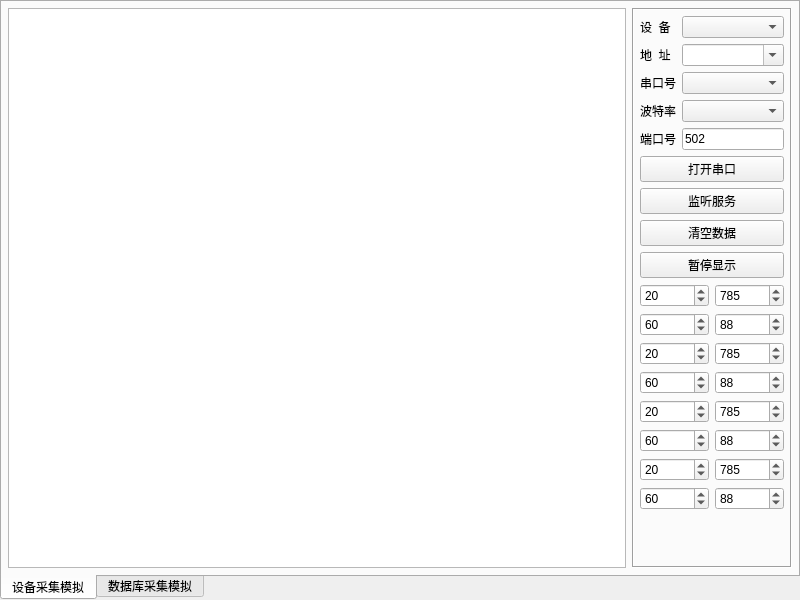
<?xml version="1.0" encoding="UTF-8"?>
<ui version="4.0">
 <class>frmTool</class>
 <widget class="QWidget" name="frmTool">
  <property name="geometry">
   <rect>
    <x>0</x>
    <y>0</y>
    <width>800</width>
    <height>600</height>
   </rect>
  </property>
  <property name="windowTitle">
   <string>Form</string>
  </property>
  <layout class="QVBoxLayout" name="verticalLayout">
   <property name="leftMargin">
    <number>0</number>
   </property>
   <property name="topMargin">
    <number>0</number>
   </property>
   <property name="rightMargin">
    <number>0</number>
   </property>
   <property name="bottomMargin">
    <number>0</number>
   </property>
   <item>
    <widget class="QTabWidget" name="tabWidget">
     <property name="tabPosition">
      <enum>QTabWidget::South</enum>
     </property>
     <property name="currentIndex">
      <number>0</number>
     </property>
     <widget class="QWidget" name="tab1">
      <attribute name="title">
       <string>设备采集模拟</string>
      </attribute>
      <layout class="QHBoxLayout" name="horizontalLayout">
       <property name="leftMargin">
        <number>6</number>
       </property>
       <property name="topMargin">
        <number>6</number>
       </property>
       <property name="rightMargin">
        <number>6</number>
       </property>
       <property name="bottomMargin">
        <number>6</number>
       </property>
       <item>
        <widget class="QTextEdit" name="txtMain">
         <property name="readOnly">
          <bool>true</bool>
         </property>
        </widget>
       </item>
       <item>
        <widget class="QFrame" name="frameDevice">
         <property name="minimumSize">
          <size>
           <width>160</width>
           <height>0</height>
          </size>
         </property>
         <property name="maximumSize">
          <size>
           <width>160</width>
           <height>16777215</height>
          </size>
         </property>
         <property name="frameShape">
          <enum>QFrame::Box</enum>
         </property>
         <property name="frameShadow">
          <enum>QFrame::Sunken</enum>
         </property>
         <layout class="QGridLayout" name="gridLayout_2">
          <property name="leftMargin">
           <number>6</number>
          </property>
          <property name="topMargin">
           <number>6</number>
          </property>
          <property name="rightMargin">
           <number>6</number>
          </property>
          <property name="bottomMargin">
           <number>6</number>
          </property>
          <item row="0" column="0" colspan="2">
           <layout class="QGridLayout" name="gridLayout">
            <item row="2" column="1">
             <widget class="QComboBox" name="cboxPortName">
              <property name="sizePolicy">
               <sizepolicy hsizetype="Expanding" vsizetype="Fixed">
                <horstretch>0</horstretch>
                <verstretch>0</verstretch>
               </sizepolicy>
              </property>
             </widget>
            </item>
            <item row="0" column="0">
             <widget class="QLabel" name="labDeviceType">
              <property name="text">
               <string>设  备</string>
              </property>
             </widget>
            </item>
            <item row="1" column="0">
             <widget class="QLabel" name="labDeviceAddr">
              <property name="text">
               <string>地  址</string>
              </property>
             </widget>
            </item>
            <item row="3" column="1">
             <widget class="QComboBox" name="cboxBaudRate"/>
            </item>
            <item row="2" column="0">
             <widget class="QLabel" name="labPortName">
              <property name="text">
               <string>串口号</string>
              </property>
             </widget>
            </item>
            <item row="3" column="0">
             <widget class="QLabel" name="labBaudRate">
              <property name="text">
               <string>波特率</string>
              </property>
             </widget>
            </item>
            <item row="1" column="1">
             <widget class="QComboBox" name="cboxDeviceAddr">
              <property name="editable">
               <bool>true</bool>
              </property>
             </widget>
            </item>
            <item row="4" column="0">
             <widget class="QLabel" name="labListenPort">
              <property name="text">
               <string>端口号</string>
              </property>
             </widget>
            </item>
            <item row="4" column="1">
             <widget class="QLineEdit" name="txtListenPort">
              <property name="text">
               <string>502</string>
              </property>
             </widget>
            </item>
            <item row="0" column="1">
             <widget class="QComboBox" name="cboxDeviceType"/>
            </item>
           </layout>
          </item>
          <item row="1" column="0" colspan="2">
           <widget class="QPushButton" name="btnOpen">
            <property name="text">
             <string>打开串口</string>
            </property>
           </widget>
          </item>
          <item row="2" column="0" colspan="2">
           <widget class="QPushButton" name="btnListen">
            <property name="text">
             <string>监听服务</string>
            </property>
           </widget>
          </item>
          <item row="3" column="0" colspan="2">
           <widget class="QPushButton" name="btnClearData">
            <property name="text">
             <string>清空数据</string>
            </property>
           </widget>
          </item>
          <item row="4" column="0" colspan="2">
           <widget class="QPushButton" name="btnShowData">
            <property name="text">
             <string>暂停显示</string>
            </property>
           </widget>
          </item>
          <item row="5" column="0">
           <widget class="QSpinBox" name="spinBox1_1">
            <property name="maximum">
             <number>1000</number>
            </property>
            <property name="value">
             <number>20</number>
            </property>
           </widget>
          </item>
          <item row="5" column="1">
           <widget class="QSpinBox" name="spinBox1_2">
            <property name="maximum">
             <number>1000</number>
            </property>
            <property name="value">
             <number>785</number>
            </property>
           </widget>
          </item>
          <item row="6" column="0">
           <widget class="QSpinBox" name="spinBox1_3">
            <property name="maximum">
             <number>1000</number>
            </property>
            <property name="value">
             <number>60</number>
            </property>
           </widget>
          </item>
          <item row="6" column="1">
           <widget class="QSpinBox" name="spinBox1_4">
            <property name="maximum">
             <number>1000</number>
            </property>
            <property name="value">
             <number>88</number>
            </property>
           </widget>
          </item>
          <item row="7" column="0">
           <widget class="QSpinBox" name="spinBox1_5">
            <property name="maximum">
             <number>1000</number>
            </property>
            <property name="value">
             <number>20</number>
            </property>
           </widget>
          </item>
          <item row="7" column="1">
           <widget class="QSpinBox" name="spinBox1_6">
            <property name="maximum">
             <number>1000</number>
            </property>
            <property name="value">
             <number>785</number>
            </property>
           </widget>
          </item>
          <item row="8" column="0">
           <widget class="QSpinBox" name="spinBox1_7">
            <property name="maximum">
             <number>1000</number>
            </property>
            <property name="value">
             <number>60</number>
            </property>
           </widget>
          </item>
          <item row="8" column="1">
           <widget class="QSpinBox" name="spinBox1_8">
            <property name="maximum">
             <number>1000</number>
            </property>
            <property name="value">
             <number>88</number>
            </property>
           </widget>
          </item>
          <item row="9" column="0">
           <widget class="QSpinBox" name="spinBox1_9">
            <property name="maximum">
             <number>1000</number>
            </property>
            <property name="value">
             <number>20</number>
            </property>
           </widget>
          </item>
          <item row="9" column="1">
           <widget class="QSpinBox" name="spinBox1_10">
            <property name="maximum">
             <number>1000</number>
            </property>
            <property name="value">
             <number>785</number>
            </property>
           </widget>
          </item>
          <item row="10" column="0">
           <widget class="QSpinBox" name="spinBox1_11">
            <property name="maximum">
             <number>1000</number>
            </property>
            <property name="value">
             <number>60</number>
            </property>
           </widget>
          </item>
          <item row="10" column="1">
           <widget class="QSpinBox" name="spinBox1_12">
            <property name="maximum">
             <number>1000</number>
            </property>
            <property name="value">
             <number>88</number>
            </property>
           </widget>
          </item>
          <item row="11" column="0">
           <widget class="QSpinBox" name="spinBox1_13">
            <property name="maximum">
             <number>1000</number>
            </property>
            <property name="value">
             <number>20</number>
            </property>
           </widget>
          </item>
          <item row="11" column="1">
           <widget class="QSpinBox" name="spinBox1_14">
            <property name="maximum">
             <number>1000</number>
            </property>
            <property name="value">
             <number>785</number>
            </property>
           </widget>
          </item>
          <item row="12" column="0">
           <widget class="QSpinBox" name="spinBox1_15">
            <property name="maximum">
             <number>1000</number>
            </property>
            <property name="value">
             <number>60</number>
            </property>
           </widget>
          </item>
          <item row="12" column="1">
           <widget class="QSpinBox" name="spinBox1_16">
            <property name="maximum">
             <number>1000</number>
            </property>
            <property name="value">
             <number>88</number>
            </property>
           </widget>
          </item>
          <item row="13" column="0" colspan="2">
           <spacer name="verticalSpacer">
            <property name="orientation">
             <enum>Qt::Vertical</enum>
            </property>
            <property name="sizeHint" stdset="0">
             <size>
              <width>20</width>
              <height>40</height>
             </size>
            </property>
           </spacer>
          </item>
         </layout>
        </widget>
       </item>
      </layout>
     </widget>
     <widget class="QWidget" name="tab2">
      <attribute name="title">
       <string>数据库采集模拟</string>
      </attribute>
      <layout class="QHBoxLayout" name="horizontalLayout_2">
       <property name="leftMargin">
        <number>6</number>
       </property>
       <property name="topMargin">
        <number>6</number>
       </property>
       <property name="rightMargin">
        <number>6</number>
       </property>
       <property name="bottomMargin">
        <number>6</number>
       </property>
       <item>
        <widget class="QTableView" name="tableView"/>
       </item>
       <item>
        <widget class="QFrame" name="frameDb">
         <property name="minimumSize">
          <size>
           <width>160</width>
           <height>0</height>
          </size>
         </property>
         <property name="maximumSize">
          <size>
           <width>160</width>
           <height>16777215</height>
          </size>
         </property>
         <property name="frameShape">
          <enum>QFrame::Box</enum>
         </property>
         <property name="frameShadow">
          <enum>QFrame::Sunken</enum>
         </property>
         <layout class="QVBoxLayout" name="verticalLayout_2">
          <property name="leftMargin">
           <number>6</number>
          </property>
          <property name="topMargin">
           <number>6</number>
          </property>
          <property name="rightMargin">
           <number>6</number>
          </property>
          <property name="bottomMargin">
           <number>6</number>
          </property>
          <item>
           <widget class="QPushButton" name="btnAdd">
            <property name="text">
             <string>添加</string>
            </property>
            <property name="icon">
             <iconset resource="../../other/main.qrc">
              <normaloff>:/image/btn_add.png</normaloff>:/image/btn_add.png</iconset>
            </property>
           </widget>
          </item>
          <item>
           <widget class="QPushButton" name="btnSave">
            <property name="text">
             <string>保存</string>
            </property>
            <property name="icon">
             <iconset resource="../../other/main.qrc">
              <normaloff>:/image/btn_save.png</normaloff>:/image/btn_save.png</iconset>
            </property>
           </widget>
          </item>
          <item>
           <widget class="QPushButton" name="btnDelete">
            <property name="text">
             <string>删除</string>
            </property>
            <property name="icon">
             <iconset resource="../../other/main.qrc">
              <normaloff>:/image/btn_close.png</normaloff>:/image/btn_close.png</iconset>
            </property>
           </widget>
          </item>
          <item>
           <widget class="QPushButton" name="btnReturn">
            <property name="text">
             <string>撤销</string>
            </property>
            <property name="icon">
             <iconset resource="../../other/main.qrc">
              <normaloff>:/image/btn_move.png</normaloff>:/image/btn_move.png</iconset>
            </property>
           </widget>
          </item>
          <item>
           <widget class="QPushButton" name="btnClear">
            <property name="text">
             <string>清空</string>
            </property>
            <property name="icon">
             <iconset resource="../../other/main.qrc">
              <normaloff>:/image/btn_delete.png</normaloff>:/image/btn_delete.png</iconset>
            </property>
           </widget>
          </item>
          <item>
           <widget class="QCheckBox" name="ckAutoData">
            <property name="text">
             <string>自动模拟</string>
            </property>
           </widget>
          </item>
          <item>
           <spacer name="verticalSpacer_2">
            <property name="orientation">
             <enum>Qt::Vertical</enum>
            </property>
            <property name="sizeHint" stdset="0">
             <size>
              <width>20</width>
              <height>40</height>
             </size>
            </property>
           </spacer>
          </item>
         </layout>
        </widget>
       </item>
      </layout>
     </widget>
    </widget>
   </item>
  </layout>
 </widget>
 <tabstops>
  <tabstop>cboxDeviceType</tabstop>
  <tabstop>cboxPortName</tabstop>
  <tabstop>cboxBaudRate</tabstop>
  <tabstop>btnOpen</tabstop>
  <tabstop>txtListenPort</tabstop>
  <tabstop>btnListen</tabstop>
  <tabstop>btnClearData</tabstop>
  <tabstop>btnShowData</tabstop>
  <tabstop>spinBox1_1</tabstop>
  <tabstop>spinBox1_2</tabstop>
  <tabstop>spinBox1_3</tabstop>
  <tabstop>spinBox1_4</tabstop>
  <tabstop>spinBox1_5</tabstop>
  <tabstop>spinBox1_6</tabstop>
  <tabstop>spinBox1_7</tabstop>
  <tabstop>spinBox1_8</tabstop>
  <tabstop>txtMain</tabstop>
 </tabstops>
 <resources>
  <include location="../../other/main.qrc"/>
 </resources>
 <connections/>
</ui>
